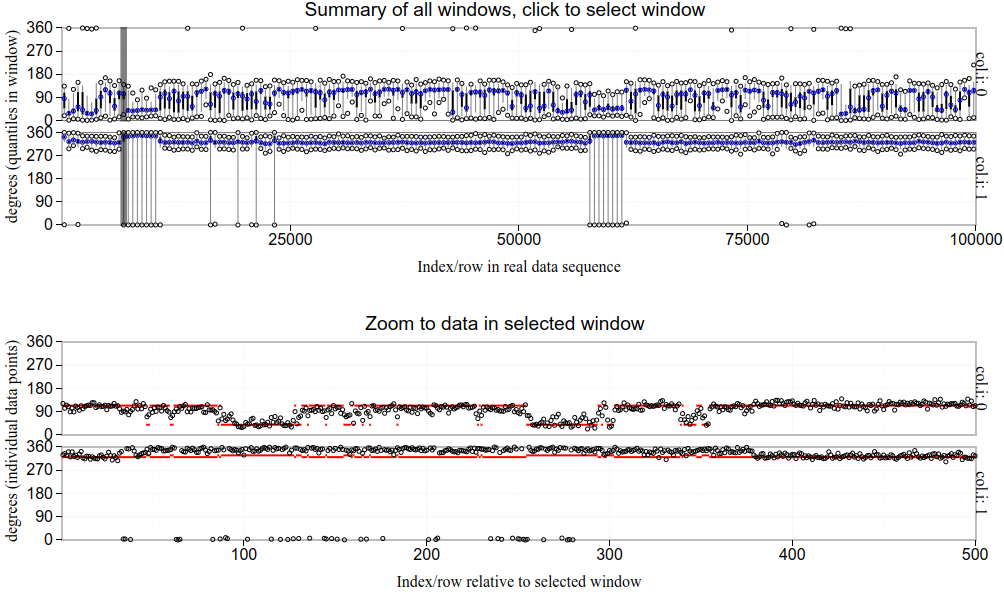

Write R code to recreate this figure.
library(animint2)
library(data.table)
(objs <- load("figure-2d-hmm-real-interactive-data.RData"))
in.window <- function(x){
  ((x-1) %% data.per.window)+1
}
data.per.window <- 500

ggplot()+
  geom_point(aes(
    iteration, log.lik),
    data=lik.dt)+
  facet_grid(n.states ~ ., labeller=label_both)

ggplot()+
  geom_point(aes(
    n.states, log.lik),
    data=lik.dt[, .SD[.N], by=n.states])

show.states <- 2
best.states <- viterbi.dt[, .SD[iteration==max(iteration)], by=n.states]
best.states <- viterbi.dt[n.states==show.states][iteration==max(iteration)]
show.mean <- mean.dt[n.states==show.states][iteration==max(iteration)]
rlist <- rle(as.integer(best.states$state))
infer.seg.dt <- with(rlist, data.table(
  state.i=values, n.data=lengths
))[
, end := cumsum(n.data)+0.5
][
, start := end-n.data
][]
seg.param.dt <- infer.seg.dt[
  show.mean, on="state.i", allow.cartesian=TRUE
][
, state := factor(state.i)
][]
setkey(seg.param.dt, col.i, start, end)
setkey(summary.dt, col.i, min.row, max.row)
seg.overlaps <- foverlaps(
  summary.dt, seg.param.dt, nomatch=0L
)[, `:=`(
  start.in.window=in.window(start+0.5)-0.5,
  end.in.window=in.window(end-0.5)+0.5
)][, `:=`(
  start.in.window=c(0.5, start.in.window[-1]),
  end.in.window=c(end.in.window[-.N], data.per.window+0.5)
), by=.(window, col.i)
][]

win.id <- 59
one.window <- real.dt[window==win.id]
summary.dt[window==win.id]
ggplot()+
  geom_point(aes(
    row.i, degrees),
    shape=1,
    data=one.window)+
  facet_grid(col.i ~ ., labeller=label_both)

ggplot()+
  facet_grid(col.i ~ ., labeller=label_both)+
  geom_point(aes(
    window, `50%`),
    fill="blue",
    color=NA,
    shape=21,
    data=summary.dt)+
  geom_segment(aes(
    window, `25%`,
    xend=window, yend=`75%`),
    data=summary.dt)+
  geom_segment(aes(
    window, `99%`,
    xend=window, yend=`100%`),
    data=summary.dt)+
  geom_segment(aes(
    window, `0%`,
    xend=window, yend=`1%`),
    data=summary.dt)

viz <- animint(
  title="Hidden Markov Model for 2d angular data",
  source="https://github.com/tdhock/angular-change-paper/blob/main/figure-2d-hmm-real-interactive.R",
  out.dir="figure-2d-hmm-real-interactive",
  summary=ggplot()+
    ggtitle("Summary of all windows, click to select window")+
    theme_bw()+
    theme_animint(width=1000, height=300)+
    theme(panel.margin=grid::unit(1,"lines"))+
    coord_cartesian(expand=FALSE)+
    scale_y_continuous(
      "degrees (quantiles in window)",
      limits=c(0,360),
      breaks=seq(0,360,by=90))+
    scale_x_continuous(
      "Index/row in real data sequence")+
    facet_grid(col.i ~ ., labeller=label_both)+
    geom_segment(aes(
      mid.row, `25%`,
      xend=mid.row, yend=`75%`),
      data=summary.dt)+
    geom_point(aes(
      mid.row, `50%`),
      fill=NA,
      color="blue",
      data=summary.dt)+
    geom_point(aes(
      mid.row, `0%`),
      fill="white",
      data=summary.dt)+
    geom_point(aes(
      mid.row, `100%`),
      fill="white",
      data=summary.dt)+
    geom_segment(aes(
      mid.row, `75%`,
      xend=mid.row, yend=`99%`),
      color="grey50",
      size=1,
      data=summary.dt)+
    geom_segment(aes(
      mid.row, `25%`,
      xend=mid.row, yend=`1%`),
      color="grey50",
      size=1,
      data=summary.dt)+
    geom_tallrect(aes(
      xmin=min.row, xmax=max.row),
      fill="black",
      alpha=0.5,
      clickSelects="window",
      data=summary.dt),
  zoom=ggplot()+
    ggtitle("Zoom to data in selected window")+
    theme_bw()+
    theme_animint(width=1000, height=300)+
    theme(panel.margin=grid::unit(1,"lines"))+
    coord_cartesian(expand=FALSE)+
    scale_x_continuous(
      "Index/row relative to selected window")+
    scale_y_continuous(
      "degrees (individual data points)",
      limits=c(0,360),
      breaks=seq(0,360,by=90))+
    geom_segment(aes(
      start.in.window, mean,
      xend=end.in.window, yend=mean),
      data=seg.overlaps,
      showSelected="window",
      color="red")+
    geom_point(aes(
      row.in.window, degrees),
      fill=NA,
      showSelected="window",
      data=real.dt)+
    facet_grid(col.i ~ ., labeller=label_both)
)
viz
if(FALSE){
  animint2pages(viz, "2024-07-04-HMM-angular-data")
}
